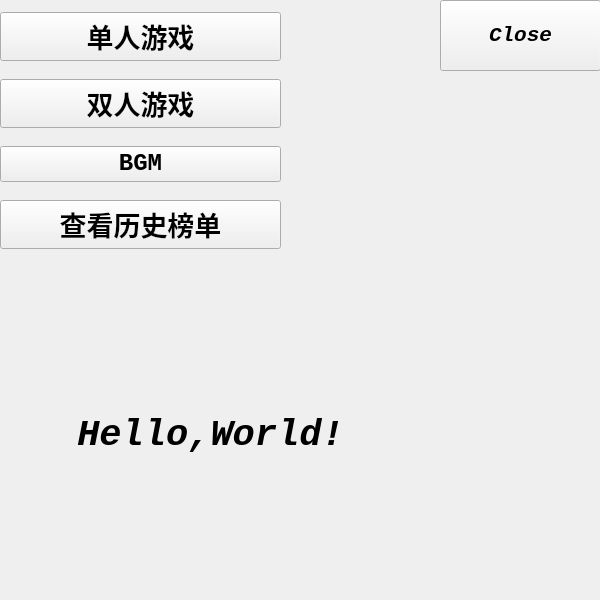
<?xml version="1.0" encoding="UTF-8"?>
<ui version="4.0">
 <class>Widget</class>
 <widget class="QWidget" name="Widget">
  <property name="geometry">
   <rect>
    <x>0</x>
    <y>0</y>
    <width>600</width>
    <height>600</height>
   </rect>
  </property>
  <property name="baseSize">
   <size>
    <width>960</width>
    <height>960</height>
   </size>
  </property>
  <property name="windowTitle">
   <string>Tetris</string>
  </property>
  <widget class="QLabel" name="label">
   <property name="geometry">
    <rect>
     <x>10</x>
     <y>330</y>
     <width>401</width>
     <height>211</height>
    </rect>
   </property>
   <property name="font">
    <font>
     <family>Consolas</family>
     <pointsize>28</pointsize>
     <weight>75</weight>
     <italic>true</italic>
     <bold>true</bold>
    </font>
   </property>
   <property name="layoutDirection">
    <enum>Qt::LeftToRight</enum>
   </property>
   <property name="text">
    <string>Hello,World!</string>
   </property>
   <property name="alignment">
    <set>Qt::AlignCenter</set>
   </property>
  </widget>
  <widget class="QPushButton" name="Close_Window_button">
   <property name="geometry">
    <rect>
     <x>440</x>
     <y>0</y>
     <width>161</width>
     <height>71</height>
    </rect>
   </property>
   <property name="font">
    <font>
     <family>Consolas</family>
     <pointsize>16</pointsize>
     <weight>75</weight>
     <italic>true</italic>
     <bold>true</bold>
    </font>
   </property>
   <property name="text">
    <string>Close</string>
   </property>
  </widget>
  <widget class="QWidget" name="horizontalLayoutWidget">
   <property name="geometry">
    <rect>
     <x>0</x>
     <y>0</y>
     <width>281</width>
     <height>261</height>
    </rect>
   </property>
   <layout class="QVBoxLayout" name="verticalLayout">
    <item>
     <widget class="QPushButton" name="SinglePlayer_game_button">
      <property name="font">
       <font>
        <family>Consolas</family>
        <pointsize>20</pointsize>
        <weight>75</weight>
        <bold>true</bold>
       </font>
      </property>
      <property name="cursor">
       <cursorShape>PointingHandCursor</cursorShape>
      </property>
      <property name="text">
       <string>单人游戏</string>
      </property>
     </widget>
    </item>
    <item>
     <widget class="QPushButton" name="DuoPlayer_game_button">
      <property name="font">
       <font>
        <family>Consolas</family>
        <pointsize>20</pointsize>
        <weight>75</weight>
        <bold>true</bold>
       </font>
      </property>
      <property name="cursor">
       <cursorShape>PointingHandCursor</cursorShape>
      </property>
      <property name="text">
       <string>双人游戏</string>
      </property>
     </widget>
    </item>
    <item>
     <widget class="QPushButton" name="BGM_button">
      <property name="font">
       <font>
        <family>Consolas</family>
        <pointsize>18</pointsize>
        <weight>75</weight>
        <bold>true</bold>
       </font>
      </property>
      <property name="text">
       <string>BGM</string>
      </property>
     </widget>
    </item>
    <item>
     <widget class="QPushButton" name="CheckHistoryrecord_button">
      <property name="font">
       <font>
        <family>Consolas</family>
        <pointsize>20</pointsize>
        <weight>75</weight>
        <bold>true</bold>
       </font>
      </property>
      <property name="text">
       <string>查看历史榜单</string>
      </property>
     </widget>
    </item>
   </layout>
  </widget>
 </widget>
 <resources/>
 <connections>
  <connection>
   <sender>Close_Window_button</sender>
   <signal>clicked(bool)</signal>
   <receiver>Widget</receiver>
   <slot>close()</slot>
   <hints>
    <hint type="sourcelabel">
     <x>239</x>
     <y>289</y>
    </hint>
    <hint type="destinationlabel">
     <x>399</x>
     <y>299</y>
    </hint>
   </hints>
  </connection>
 </connections>
</ui>
